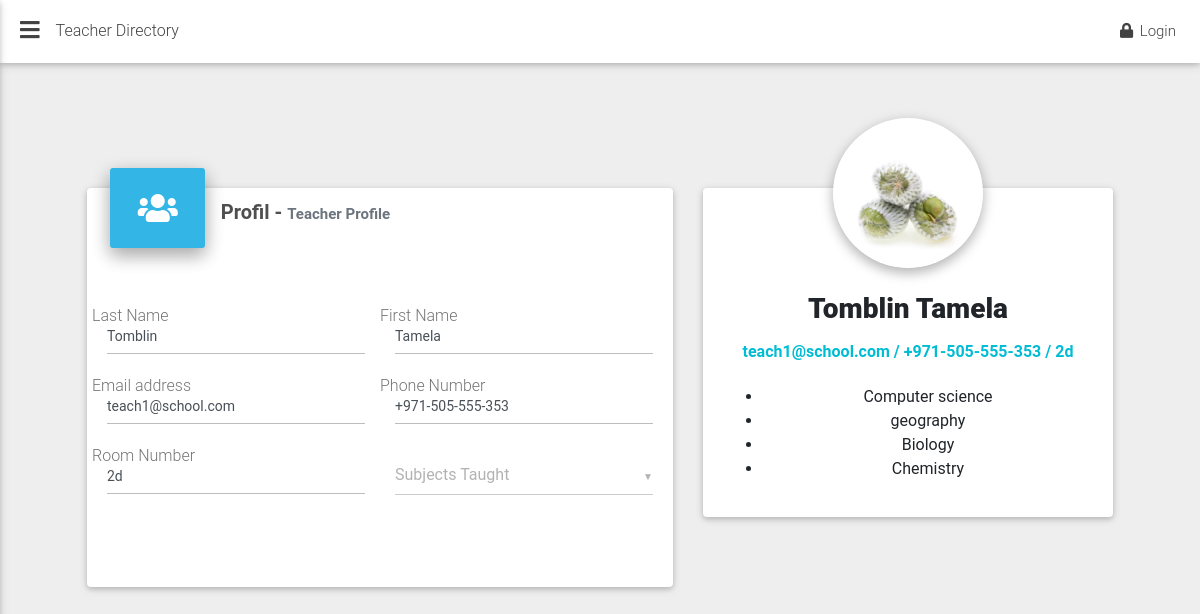
The app's page /profil/tomblin-2021-09-23-1723309534190000 with its own data.
### teacher/models.py (models this page shows, shortened)
class Teacher(models.Model):
    last_name = models.CharField(max_length=50)
    first_name = models.CharField(max_length=250)
    email = models.EmailField(max_length=254, unique=True)
    profile_picture = models.ImageField(upload_to="Teachers/Profile_Picture", default="default.png")
    phone_number = models.CharField(max_length=50)
    room_number = models.CharField(max_length=10)
    subjects_taught = models.ManyToManyField(Subject, blank=True)
    statut = models.BooleanField(default=True)
    date_add = models.DateTimeField(auto_now_add=True)
    date_update = models.DateTimeField(auto_now=True)
    slug = models.SlugField(unique=True, editable=False, null=True,  blank=True)
    class Meta:
        verbose_name = 'Teacher'
        verbose_name_plural = 'Teachers'

class Subject(models.Model):
    subject_name = models.CharField(max_length=250)
    description = models.TextField(null=True, blank=True)
    statut = models.BooleanField(default=True)
    date_add = models.DateTimeField(auto_now_add=True)
    date_update = models.DateTimeField(auto_now=True)
    slug = models.SlugField(unique=True, editable=False, null=True,  blank=True)
    class Meta:
        verbose_name = 'Subject'
        verbose_name_plural = 'Subjects'

### dashboard/views.py (the view)
# urls.py: path('profil/<str:slug>', views.profil, name='profil'),
def profil(request, slug):
    teacher = models.Teacher.objects.get(slug=slug)
    datas = {
        'teacher':teacher,
    }
    return render(request, 'pages/profil.html', datas)

### templates/pages/profil.html (shortened to what this page needs)
{% extends 'bases/base.html' %}
{% load static %}
{% block content %}
<main>
  <div class="container-fluid">
    <section class="section team-section">
      <div class="row text-center">
        <div class="col-md-7 mb-4">
          <div class="card card-cascade cascading-admin-card user-card">
            <div class="admin-up d-flex justify-content-start">
              <i class="fas fa-users info-color py-4 mr-3 z-depth-2"></i>
              <div class="data">
                <h5 class="font-weight-bold dark-grey-text">Profil - <span class="text-muted">Teacher Profile</span></h5>
              </div>
            </div>
            <form class="md-form">
              <div class="card-body card-body-cascade">
                <div class="row">
                  <div class="col-lg-6">
                    <label for="last-name" class="">Last Name</label>
                    <div class="md-form form-sm mb-0">
                      <input disabled type="text" id="last-name" value="{{ teacher.last_name }}" class="form-control form-control-sm">
                    </div>
                  </div>
                  <div class="col-lg-6">
                    <label for="first-name" class="">First Name</label>
                    <div class="md-form form-sm mb-0">
                      <input disabled type="text" id="first-name" value="{{ teacher.first_name }}" class="form-control form-control-sm">
                    </div>
                  </div>
                  <div class="col-lg-6">
                    <label for="email" class="">Email address</label>
                    <div class="md-form form-sm mb-0">
                      <input disabled type="text" id="email" value="{{ teacher.email }}" class="form-control form-control-sm">
                    </div>
                  </div>
                  <div class="col-md-6">
                    <label for="phone-number" class="">Phone Number</label>
                    <div class="md-form form-sm mb-0">
                      <input disabled type="text" id="phone-number" value="{{ teacher.phone_number }}" class="form-control form-control-sm">
                    </div>
                  </div>
                </div>
                <div class="row">
                  <div class="col-md-6">
                    <label for="room" class="">Room Number</label>
                    <div class="md-form form-sm mb-0">
                      <input disabled value="{{ teacher.room_number }}" type="text" id="room" class="form-control form-control-sm">
                    </div>
                  </div>
                  <div class="col-md-6">
                    <div class="md-form form-sm mb-0">
                    </div>
                  </div>
                </div>
                <br>
              </div>
            </form>
          </div>
        </div>
        <div class="col-md-5 mb-4">
          <div class="card profile-card">
            <div class="avatar z-depth-1-half mb-4"  v-if="url">
              <img src="{{teacher.profile_picture.url}}" class="rounded-circle" alt="{{ teacher.last_name }} {{ teacher.first_name }}">
            </div>
            <div class="card-body pt-0 mt-0">
              <h3 class="mb-3 font-weight-bold"><strong>{{ teacher.last_name }} {{ teacher.first_name }}</strong></h3>
              <h6 class="font-weight-bold cyan-text mb-4">{{ teacher.email }} / {{ teacher.phone_number }} / {{ teacher.room_number }}</h6>
              <p class="mt-4 text-muted">
                <ul>
                  {% for subject in teacher.subjects_taught.all %}
                  <li> {{ subject.subject_name }}</li>
                  {% endfor %}
                </ul>
              </p>
            </div>
          </div>
        </div>
      </div>
    </section>
  </div>
</main>
{% endblock content %}

### templates/bases/base.html (shortened to what this page needs)
{% load static %}
<!DOCTYPE html>
<html lang="en">
<head>
  <link rel="stylesheet" href="https://use.fontawesome.com/releases/v5.8.2/css/all.css">
  <link rel="stylesheet" href="{%static 'css/bootstrap.min.css' %}">
  <link rel="stylesheet" href="{%static 'css/mdb.min.css' %}">
</head>
<body class="fixed-sn white-skin">
  <header>
    <nav class="navbar fixed-top navbar-expand-lg scrolling-navbar double-nav">
      <div class="float-left">
        <a href="#" data-activates="slide-out" class="button-collapse"><i class="fas fa-bars"></i></a>
      </div>
      <div class="breadcrumb-dn mr-auto">
        <p>Teacher Directory</p>
      </div>
      <ul class="nav navbar-nav nav-flex-icons ml-auto">
        {%  if user.is_authenticated %}
        <li class="nav-item dropdown">
          <a class="nav-link dropdown-toggle waves-effect" href="#" id="userDropdown" data-toggle="dropdown"
            aria-haspopup="true" aria-expanded="false">
            <i class="fas fa-user"></i> <span class="clearfix d-none d-sm-inline-block">Profile</span>
          </a>
          <div class="dropdown-menu dropdown-menu-right" aria-labelledby="userDropdown">
            <a class="dropdown-item" href="{% url 'logout' %}">Log Out</a>
            <a class="dropdown-item" target="blank" href="{% url 'admin:index' %}">My account</a>
          </div>
        </li>
        {% else %}
        <li class="nav-item ">
          <a class="nav-link waves-effect" href="{% url 'login' %}" >
            <i class="fas fa-lock"></i> <span class="clearfix d-none d-sm-inline-block">Login</span>
          </a>
        </li>
        {% endif %}
      </ul>
    </nav>
  </header>
  {% block content %}
  {% endblock content %}

### records on screen
Teacher: last_name "Tomblin", first_name "Tamela", email "teach1@school.com", phone_number "+971-505-555-353", room_number "2d", profile_picture (picture)
Subject: subject_name "Computer science"
Subject: subject_name "geography"
Subject: subject_name "Biology"
Subject: subject_name "Chemistry"
